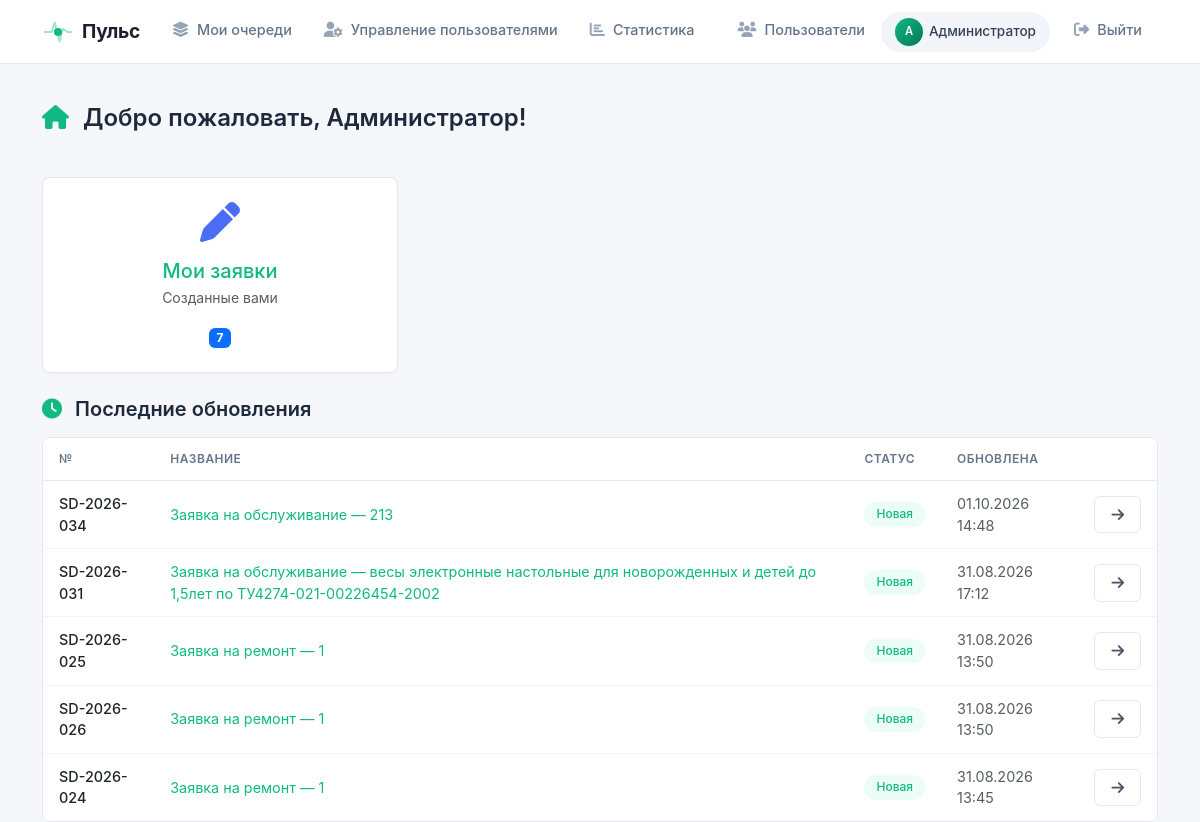
Page / (signed in) on the earlier database version.
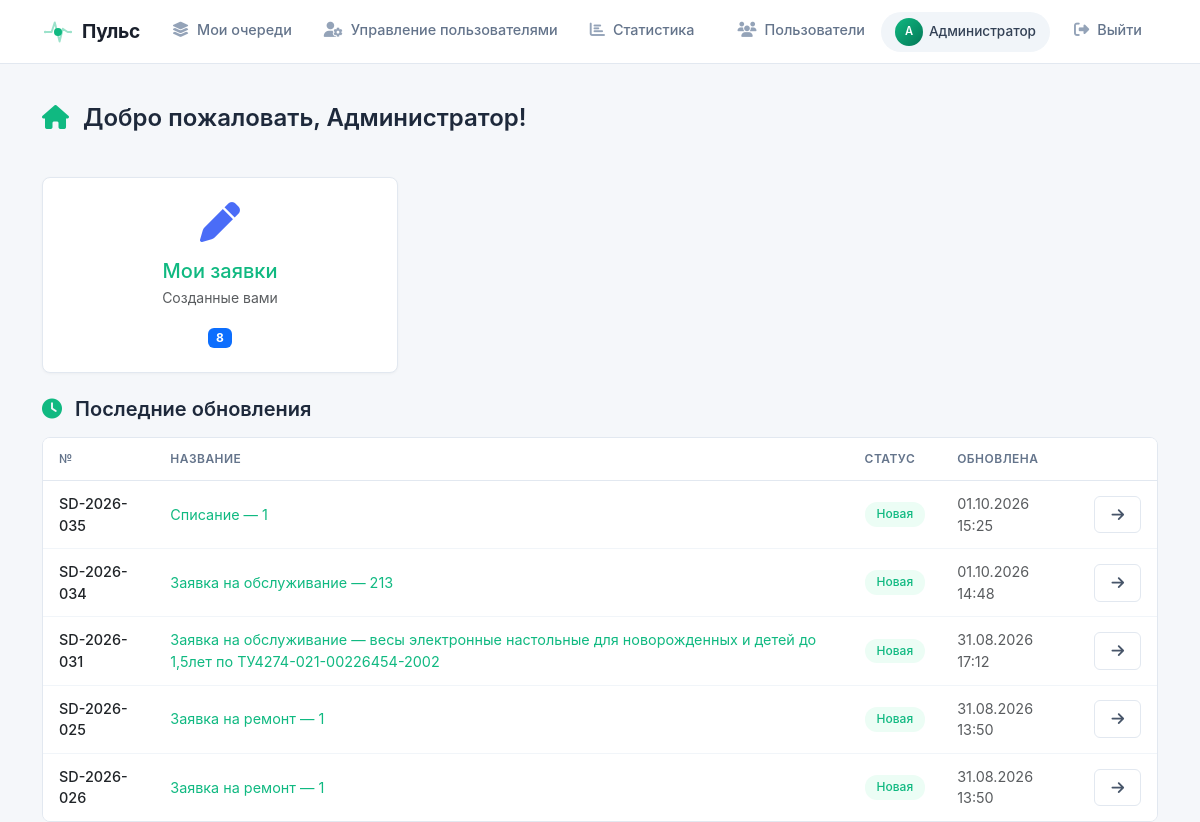
Same page on the later database version.
### models.py (models this page shows, shortened)
class Ticket(db.Model):
    id = db.Column(db.Integer, primary_key=True)
    ticket_number = db.Column(db.String(20), unique=True, nullable=False)
    title = db.Column(db.String(200), nullable=False)
    description = db.Column(db.Text, nullable=False)
    status = db.Column(db.String(50), default='Новая')
    priority = db.Column(db.String(20), default='Средний')
    start_date = db.Column(db.DateTime, nullable=True)
    deadline = db.Column(db.DateTime, nullable=True)
    actual_deadline = db.Column(db.DateTime, nullable=True)
    created_by_id = db.Column(db.Integer, db.ForeignKey('user.id'))
    queue_id = db.Column(db.Integer, db.ForeignKey('queue.id'), nullable=True)
    rating = db.Column(db.Integer, nullable=True)
    feedback_text = db.Column(db.Text, nullable=True)
    created_at = db.Column(db.DateTime, default=datetime.now(tz))
    updated_at = db.Column(db.DateTime, default=datetime.now(tz), onupdate=datetime.now(tz))
    closed_at = db.Column(db.DateTime, nullable=True)
    assignees = db.relationship('User', secondary='ticket_assignees', back_populates='assigned_tickets')
    attachments = db.relationship('Attachment', backref='ticket', lazy=True)
    metrologist_request = db.relationship(
        'MetrologistRequest',
        back_populates='ticket',
        uselist=False,
        cascade='all, delete-orphan'
    )

### app.py (the view)
@app.route('/')
@login_required
def index():
    if current_user.role == 2:
        queue_ids = [q.id for q in current_user.queues]
        base_query = Ticket.query.filter(Ticket.queue_id.in_(queue_ids)) if queue_ids else Ticket.query.filter(False)
    else:
        base_query = Ticket.query.filter_by(created_by_id=current_user.id)
    queue_tickets_count = base_query.count()
    new_tickets_count = base_query.filter_by(status="Новая").count()
    work_tickets_count = base_query.filter_by(status="В работе").count()
    closed_tickets_count = base_query.filter_by(status="Закрыта").count()
    return render_template(
        'index.html',
        queue_tickets_count=queue_tickets_count,
        new_tickets_count=new_tickets_count,
        work_tickets_count=work_tickets_count,
        closed_tickets_count=closed_tickets_count,
        Ticket=Ticket
    )

### app.py (called while the page is built)
@login_manager.user_loader
def load_user(user_id):
    return User.query.get(int(user_id))

@app.context_processor
def inject_globals():
    return {
        'User': User,
        'can_manage_queue': can_manage_queue,
        'format_datetime': format_datetime,
        'get_current_server_time': get_current_server_time,
        'SERVER_TIMEZONE': SERVER_TIMEZONE
    }

### templates/index.html (shortened to what the changed rows need)
{% extends "base.html" %}
{% block content %}
<div class="index-page">
    <main class="index-main">
        <div class="row g-4 mt-1">
            <div class="col-md-4">
                <a href="{{ url_for('tickets.my_tickets') }}"
                   class="text-decoration-none">
                    <div class="card-modern h-100 text-center p-4 hover-shadow">
                        <i class="fas fa-pen"
                           style="font-size: 2.5rem; color: #4a6cf7;"></i>
                        <h5 class="mt-3 mb-1">
                            Мои заявки
                        </h5>
                        <p class="text-muted small mb-3">
                            Созданные вами
                        </p>
                        <span class="badge bg-primary">
                            {{ current_user.created_tickets|length }}
                        </span>
                    </div>
                </a>
            </div>
        </div>
        </div>
        <div class="mt-4">
            {% set user_ticket_ids = [] %}
            {% for ticket in current_user.created_tickets %}
                {% set _ = user_ticket_ids.append(ticket.id) %}
            {% endfor %}
            {% for ticket in current_user.assigned_tickets %}
                {% if ticket.id not in user_ticket_ids %}
                    {% set _ = user_ticket_ids.append(ticket.id) %}
                {% endif %}
            {% endfor %}
            {% set recent_tickets =
                Ticket.query
                .filter(Ticket.id.in_(user_ticket_ids))
                .order_by(Ticket.updated_at.desc())
                .limit(5)
                .all()
                if user_ticket_ids
                else []
            %}
            {% if recent_tickets %}
                <div class="table-modern">
                    <table class="table mb-0">
                        <thead>
                            <tr>
                                <th>№</th>
                                <th>Название</th>
                                <th>Статус</th>
                                <th>Обновлена</th>
                                <th></th>
                            </tr>
                        </thead>
                        <tbody>
                            {% for ticket in recent_tickets %}
                                <tr>
                                    <td>
                                        <span class="fw-medium">
                                            {{ ticket.ticket_number }}
                                        </span>
                                    </td>
                                    <td>
                                        <a href="{{ url_for(
                                            'tickets.ticket_detail',
                                            ticket_id=ticket.id
                                        ) }}">
                                            {{ ticket.title }}
                                        </a>
                                    </td>
                                    <td>
                                        <span class="badge-status
                                            {% if ticket.status == 'Новая' %}
                                                badge-status-new
                                            {% elif ticket.status == 'В работе' %}
                                                badge-status-work
                                            {% elif ticket.status == 'Закрыта' %}
                                                badge-status-closed
                                            {% else %}
                                                badge-status-other
                                            {% endif %}
                                        ">
                                            {{ ticket.status }}
                                        </span>
                                    </td>
                                    <td class="text-muted small">
                                        {{ ticket.updated_at.strftime(
                                            '%d.%m.%Y %H:%M'
                                        ) }}
                                    </td>
                                    <td>
                                        <a href="{{ url_for(
                                            'tickets.ticket_detail',
                                            ticket_id=ticket.id
                                        ) }}"
                                           class="btn btn-outline-modern btn-sm">
                                            <i class="fas fa-arrow-right"></i>
                                        </a>
                                    </td>
                                </tr>
                            {% endfor %}
                        </tbody>
                    </table>
                </div>
            {% endif %}
        </div>
</div>
{% endblock %}

Differences in the rows shown:
no longer on this page (row unchanged): Ticket: ticket_number "SD-2026-024", title "Заявка на ремонт — 1", status "Новая", updated_at "31.08.2026 13:45"
added Ticket: ticket_number "SD-2026-035", title "Списание — 1", status "Новая", updated_at "01.10.2026 15:25"
Other differences:
{{ current_user.created_tickets|length }}: "7" → "8"
